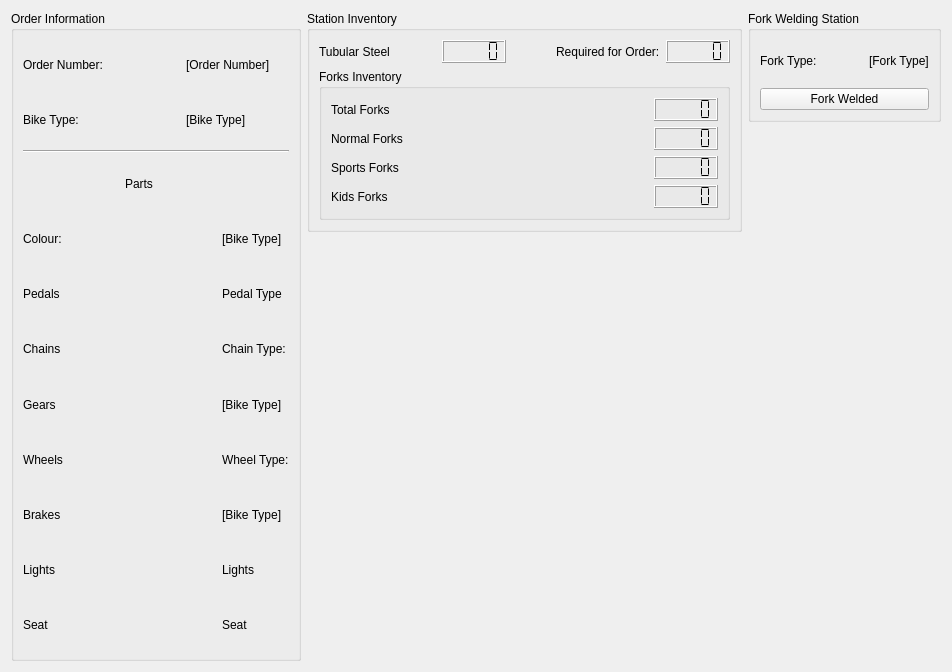
      <widget class="QWidget" name="ForkStation">
       <attribute name="title">
        <string>Forks</string>
       </attribute>
       <layout class="QGridLayout" name="gridLayout_17">
        <item row="0" column="0" rowspan="3">
         <widget class="QGroupBox" name="ForksOrderInformationBox">
          <property name="minimumSize">
           <size>
            <width>281</width>
            <height>385</height>
           </size>
          </property>
          <property name="title">
           <string>Order Information</string>
          </property>
          <layout class="QGridLayout" name="gridLayout_13">
           <item row="11" column="0">
            <widget class="QLabel" name="LightsLabel_2">
             <property name="text">
              <string>Lights</string>
             </property>
            </widget>
           </item>
           <item row="2" column="0" colspan="4">
            <widget class="Line" name="line_3">
             <property name="orientation">
              <enum>Qt::Orientation::Horizontal</enum>
             </property>
            </widget>
           </item>
           <item row="1" column="2" colspan="2">
            <widget class="QLabel" name="BikeType_2">
             <property name="text">
              <string>[Bike Type]</string>
             </property>
            </widget>
           </item>
           <item row="10" column="1" colspan="2">
            <spacer name="horizontalSpacer_57">
             <property name="orientation">
              <enum>Qt::Orientation::Horizontal</enum>
             </property>
             <property name="sizeHint" stdset="0">
              <size>
               <width>61</width>
               <height>20</height>
              </size>
             </property>
            </spacer>
           </item>
           <item row="5" column="1" colspan="2">
            <spacer name="horizontalSpacer_53">
             <property name="orientation">
              <enum>Qt::Orientation::Horizontal</enum>
             </property>
             <property name="sizeHint" stdset="0">
              <size>
               <width>61</width>
               <height>20</height>
              </size>
             </property>
            </spacer>
           </item>
           <item row="3" column="2" colspan="2">
            <spacer name="horizontalSpacer_51">
             <property name="orientation">
              <enum>Qt::Orientation::Horizontal</enum>
             </property>
             <property name="sizeHint" stdset="0">
              <size>
               <width>103</width>
               <height>20</height>
              </size>
             </property>
            </spacer>
           </item>
           <item row="5" column="3">
            <widget class="QLabel" name="PedalType_2">
             <property name="text">
              <string>Pedal Type</string>
             </property>
            </widget>
           </item>
           <item row="0" column="0">
            <widget class="QLabel" name="OrderNumberLabel_2">
             <property name="text">
              <string>Order Number:</string>
             </property>
            </widget>
           </item>
           <item row="0" column="2" colspan="2">
            <widget class="QLabel" name="OrderNumber_2">
             <property name="text">
              <string>[Order Number]</string>
             </property>
            </widget>
           </item>
           <item row="12" column="0">
            <widget class="QLabel" name="SeatLabel_2">
             <property name="text">
              <string>Seat</string>
             </property>
            </widget>
           </item>
           <item row="3" column="0">
            <spacer name="horizontalSpacer_50">
             <property name="orientation">
              <enum>Qt::Orientation::Horizontal</enum>
             </property>
             <property name="sizeHint" stdset="0">
              <size>
               <width>96</width>
               <height>20</height>
              </size>
             </property>
            </spacer>
           </item>
           <item row="1" column="1">
            <spacer name="horizontalSpacer_49">
             <property name="orientation">
              <enum>Qt::Orientation::Horizontal</enum>
             </property>
             <property name="sizeHint" stdset="0">
              <size>
               <width>35</width>
               <height>20</height>
              </size>
             </property>
            </spacer>
           </item>
           <item row="3" column="1">
            <widget class="QLabel" name="PartsLabel_2">
             <property name="text">
              <string>Parts</string>
             </property>
             <property name="scaledContents">
              <bool>false</bool>
             </property>
             <property name="wordWrap">
              <bool>false</bool>
             </property>
            </widget>
           </item>
           <item row="5" column="0">
            <widget class="QLabel" name="PedalLabel_2">
             <property name="text">
              <string>Pedals</string>
             </property>
            </widget>
           </item>
           <item row="4" column="1" colspan="2">
            <spacer name="horizontalSpacer_52">
             <property name="orientation">
              <enum>Qt::Orientation::Horizontal</enum>
             </property>
             <property name="sizeHint" stdset="0">
              <size>
               <width>61</width>
               <height>20</height>
              </size>
             </property>
            </spacer>
           </item>
           <item row="4" column="3">
            <widget class="QLabel" name="Colour_2">
             <property name="text">
              <string>[Bike Type]</string>
             </property>
            </widget>
           </item>
           <item row="0" column="1">
            <spacer name="horizontalSpacer_48">
             <property name="orientation">
              <enum>Qt::Orientation::Horizontal</enum>
             </property>
             <property name="sizeHint" stdset="0">
              <size>
               <width>35</width>
               <height>20</height>
              </size>
             </property>
            </spacer>
           </item>
           <item row="11" column="3">
            <widget class="QLabel" name="LightsType_2">
             <property name="text">
              <string>Lights</string>
             </property>
            </widget>
           </item>
           <item row="7" column="0">
            <widget class="QLabel" name="ChainLabel_2">
             <property name="text">
              <string>Chains</string>
             </property>
            </widget>
           </item>
           <item row="4" column="0">
            <widget class="QLabel" name="ColourLabel_2">
             <property name="text">
              <string>Colour:</string>
             </property>
            </widget>
           </item>
           <item row="8" column="0">
            <widget class="QLabel" name="GearsLabel_2">
             <property name="text">
              <string>Gears</string>
             </property>
            </widget>
           </item>
           <item row="10" column="3">
            <widget class="QLabel" name="BrakesType_2">
             <property name="text">
              <string>[Bike Type]</string>
             </property>
            </widget>
           </item>
           <item row="11" column="1" colspan="2">
            <spacer name="horizontalSpacer_58">
             <property name="orientation">
              <enum>Qt::Orientation::Horizontal</enum>
             </property>
             <property name="sizeHint" stdset="0">
              <size>
               <width>61</width>
               <height>20</height>
              </size>
             </property>
            </spacer>
           </item>
           <item row="8" column="1" colspan="2">
            <spacer name="horizontalSpacer_56">
             <property name="orientation">
              <enum>Qt::Orientation::Horizontal</enum>
             </property>
             <property name="sizeHint" stdset="0">
              <size>
               <width>61</width>
               <height>20</height>
              </size>
             </property>
            </spacer>
           </item>
           <item row="8" column="3">
            <widget class="QLabel" name="GearType_2">
             <property name="text">
              <string>[Bike Type]</string>
             </property>
            </widget>
           </item>
           <item row="1" column="0">
            <widget class="QLabel" name="BikeTypeLabel_2">
             <property name="text">
              <string>Bike Type:</string>
             </property>
            </widget>
           </item>
           <item row="10" column="0">
            <widget class="QLabel" name="BrakesLabel_2">
             <property name="text">
              <string>Brakes</string>
             </property>
            </widget>
           </item>
           <item row="7" column="3">
            <widget class="QLabel" name="ChainType_2">
             <property name="text">
              <string>Chain Type:</string>
             </property>
            </widget>
           </item>
           <item row="12" column="3">
            <widget class="QLabel" name="SeatType_2">
             <property name="text">
              <string>Seat</string>
             </property>
            </widget>
           </item>
           <item row="9" column="0">
            <widget class="QLabel" name="WheelsLabel_2">
             <property name="text">
              <string>Wheels</string>
             </property>
            </widget>
           </item>
           <item row="9" column="3">
            <widget class="QLabel" name="WheelType_2">
             <property name="text">
              <string>Wheel Type:</string>
             </property>
            </widget>
           </item>
           <item row="9" column="1" colspan="2">
            <spacer name="horizontalSpacer_54">
             <property name="orientation">
              <enum>Qt::Orientation::Horizontal</enum>
             </property>
             <property name="sizeHint" stdset="0">
              <size>
               <width>61</width>
               <height>20</height>
              </size>
             </property>
            </spacer>
           </item>
           <item row="7" column="1" colspan="2">
            <spacer name="horizontalSpacer_55">
             <property name="orientation">
              <enum>Qt::Orientation::Horizontal</enum>
             </property>
             <property name="sizeHint" stdset="0">
              <size>
               <width>40</width>
               <height>20</height>
              </size>
             </property>
            </spacer>
           </item>
           <item row="12" column="1" colspan="2">
            <spacer name="horizontalSpacer_59">
             <property name="orientation">
              <enum>Qt::Orientation::Horizontal</enum>
             </property>
             <property name="sizeHint" stdset="0">
              <size>
               <width>40</width>
               <height>20</height>
              </size>
             </property>
            </spacer>
           </item>
          </layout>
         </widget>
        </item>
        <item row="0" column="1" rowspan="2">
         <widget class="QGroupBox" name="ForkStationInventoryBox">
          <property name="title">
           <string>Station Inventory</string>
          </property>
          <layout class="QGridLayout" name="gridLayout_15">
           <item row="0" column="0">
            <widget class="QLabel" name="ForkStationTubularSteelInventoryLabel">
             <property name="text">
              <string>Tubular Steel</string>
             </property>
            </widget>
           </item>
           <item row="0" column="1">
            <spacer name="horizontalSpacer_5">
             <property name="orientation">
              <enum>Qt::Orientation::Horizontal</enum>
             </property>
             <property name="sizeHint" stdset="0">
              <size>
               <width>40</width>
               <height>20</height>
              </size>
             </property>
            </spacer>
           </item>
           <item row="0" column="2">
            <widget class="QLCDNumber" name="ForkStationTubularSteelInventoryCount">
             <property name="segmentStyle">
              <enum>QLCDNumber::SegmentStyle::Flat</enum>
             </property>
            </widget>
           </item>
           <item row="0" column="3">
            <spacer name="horizontalSpacer_175">
             <property name="orientation">
              <enum>Qt::Orientation::Horizontal</enum>
             </property>
             <property name="sizeHint" stdset="0">
              <size>
               <width>38</width>
               <height>20</height>
              </size>
             </property>
            </spacer>
           </item>
           <item row="0" column="4">
            <widget class="QLabel" name="ForkStationTubularSteelRequiredLabel">
             <property name="text">
              <string>Required for Order:</string>
             </property>
            </widget>
           </item>
           <item row="0" column="5">
            <widget class="QLCDNumber" name="ForkStationTubularSteelRequiredCount">
             <property name="segmentStyle">
              <enum>QLCDNumber::SegmentStyle::Flat</enum>
             </property>
            </widget>
           </item>
           <item row="1" column="0" colspan="6">
            <widget class="QGroupBox" name="ForkStationForkInventory">
             <property name="title">
              <string>Forks Inventory</string>
             </property>
             <layout class="QGridLayout" name="gridLayout_56">
              <item row="0" column="0">
               <widget class="QLabel" name="ForkStationInventoryTotalForksLabel">
                <property name="text">
                 <string>Total Forks</string>
                </property>
               </widget>
              </item>
              <item row="0" column="1">
               <spacer name="horizontalSpacer_103">
                <property name="orientation">
                 <enum>Qt::Orientation::Horizontal</enum>
                </property>
                <property name="sizeHint" stdset="0">
                 <size>
                  <width>60</width>
                  <height>20</height>
                 </size>
                </property>
               </spacer>
              </item>
              <item row="0" column="2">
               <widget class="QLCDNumber" name="ForkStationInventoryTotalForksCount">
                <property name="segmentStyle">
                 <enum>QLCDNumber::SegmentStyle::Flat</enum>
                </property>
               </widget>
              </item>
              <item row="1" column="0">
               <widget class="QLabel" name="ForkStationInventoryNormalForksLabel">
                <property name="text">
                 <string>Normal Forks</string>
                </property>
               </widget>
              </item>
              <item row="1" column="1">
               <spacer name="horizontalSpacer_131">
                <property name="orientation">
                 <enum>Qt::Orientation::Horizontal</enum>
                </property>
                <property name="sizeHint" stdset="0">
                 <size>
                  <width>60</width>
                  <height>20</height>
                 </size>
                </property>
               </spacer>
              </item>
              <item row="1" column="2">
               <widget class="QLCDNumber" name="ForkStationInventoryNormalForksCount">
                <property name="segmentStyle">
                 <enum>QLCDNumber::SegmentStyle::Flat</enum>
                </property>
               </widget>
              </item>
              <item row="2" column="0">
               <widget class="QLabel" name="ForkStationInventorySportsForksLabel">
                <property name="text">
                 <string>Sports Forks</string>
                </property>
               </widget>
              </item>
              <item row="2" column="1">
               <spacer name="horizontalSpacer_144">
                <property name="orientation">
                 <enum>Qt::Orientation::Horizontal</enum>
                </property>
                <property name="sizeHint" stdset="0">
                 <size>
                  <width>60</width>
                  <height>20</height>
                 </size>
                </property>
               </spacer>
              </item>
              <item row="2" column="2">
               <widget class="QLCDNumber" name="ForkStationInventorySportsForksCount">
                <property name="segmentStyle">
                 <enum>QLCDNumber::SegmentStyle::Flat</enum>
                </property>
               </widget>
              </item>
              <item row="3" column="0">
               <widget class="QLabel" name="ForkStationInventoryKidsForksLabel">
                <property name="text">
                 <string>Kids Forks</string>
                </property>
               </widget>
              </item>
              <item row="3" column="1">
               <spacer name="horizontalSpacer_145">
                <property name="orientation">
                 <enum>Qt::Orientation::Horizontal</enum>
                </property>
                <property name="sizeHint" stdset="0">
                 <size>
                  <width>60</width>
                  <height>20</height>
                 </size>
                </property>
               </spacer>
              </item>
              <item row="3" column="2">
               <widget class="QLCDNumber" name="ForkStationInventoryKidsForksCount">
                <property name="segmentStyle">
                 <enum>QLCDNumber::SegmentStyle::Flat</enum>
                </property>
               </widget>
              </item>
             </layout>
            </widget>
           </item>
          </layout>
         </widget>
        </item>
        <item row="0" column="2">
         <widget class="QGroupBox" name="ForkStationBox">
          <property name="title">
           <string>Fork Welding Station</string>
          </property>
          <layout class="QGridLayout" name="gridLayout_3">
           <item row="0" column="0">
            <widget class="QLabel" name="ForkStationForkLabel">
             <property name="text">
              <string>Fork Type:</string>
             </property>
            </widget>
           </item>
           <item row="0" column="1">
            <spacer name="horizontalSpacer_4">
             <property name="orientation">
              <enum>Qt::Orientation::Horizontal</enum>
             </property>
             <property name="sizeHint" stdset="0">
              <size>
               <width>40</width>
               <height>20</height>
              </size>
             </property>
            </spacer>
           </item>
           <item row="1" column="0" colspan="3">
            <widget class="QPushButton" name="ForkWeldedButton">
             <property name="enabled">
              <bool>true</bool>
             </property>
             <property name="text">
              <string>Fork Welded</string>
             </property>
            </widget>
           </item>
           <item row="0" column="2">
            <widget class="QLabel" name="ForkStationForkValue">
             <property name="text">
              <string>[Fork Type]</string>
             </property>
            </widget>
           </item>
          </layout>
         </widget>
        </item>
        <item row="1" column="2" rowspan="2">
         <spacer name="verticalSpacer_8">
          <property name="orientation">
           <enum>Qt::Orientation::Vertical</enum>
          </property>
          <property name="sizeHint" stdset="0">
           <size>
            <width>20</width>
            <height>429</height>
           </size>
          </property>
         </spacer>
        </item>
        <item row="2" column="1">
         <spacer name="verticalSpacer_7">
          <property name="orientation">
           <enum>Qt::Orientation::Vertical</enum>
          </property>
          <property name="sizeHint" stdset="0">
           <size>
            <width>20</width>
            <height>429</height>
           </size>
          </property>
         </spacer>
        </item>
       </layout>
      </widget>
